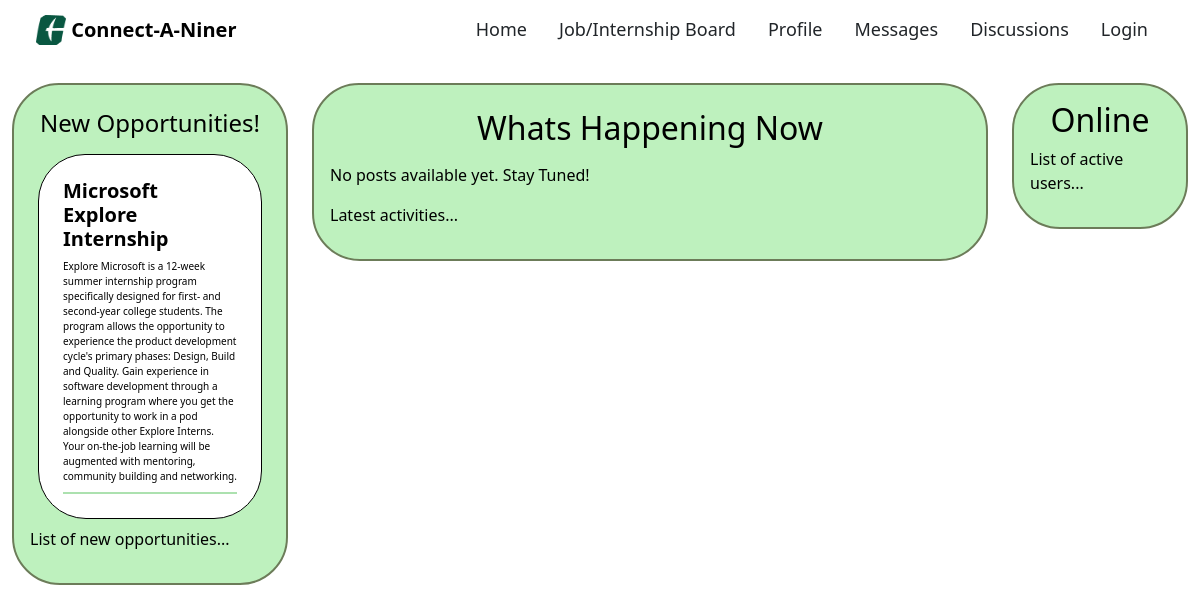
/home/, run on the app's committed database.
### base/models.py (models this page shows, shortened)
class Job(models.Model):
    company = models.ForeignKey(Company, on_delete=models.CASCADE, null=True, blank=True) # foreign key field
    description = models.CharField(max_length=500) # job description
    title = models.CharField(max_length=100) # job title
    location = models.CharField(max_length=100, default="default")     # ubicación del el trabajo
    appliedStatus = models.BooleanField(null=True, default=False)     # allow users to check applied yes/no
    numberOfApplicants = models.IntegerField(default=0)  # increment the count when someone clicks yes to the applied count
    jobLink = models.URLField(unique=True)  # link users can submit and must be unique
    reportCount = models.IntegerField(default=0)    # default report count to 0
    created = models.DateTimeField(auto_now_add=True)
    class Meta:
        ordering = ['-created']

### base/views.py (the view)
# urls.py: path('home/', views.home, name='home'),
def home(request):
    jobs = Job.objects.all()[:15]  # 15 most recent jobs
    posts = Post.objects.all()  # All posts for the feed
    context = {'jobs': jobs, 'posts': posts}
    return render(request, 'base/home.html', context)

### base/templates/base/home.html
{% extends 'base.html' %} {% block content %}
<div class="container-fluid mt-4">
  <div class="row">
    {% include 'base/oppComp.html' %}
    {% include 'base/activityFeedComp.html' %}
    {% include 'base/onlineComp.html' %}
  </div>
</div>
{% endblock %}

### base/templates/base/oppComp.html
{% block content %}
<div class="col-lg-3 col-md-3 col-sm-12">
  <div class="p-3 border border-2" style="border-radius: 47px 48px 48px 48px; background-color: #bef1be; color: black; border-color: #6C7C59 !important">
    <h2 class="text-center fs-4 p-2">New Opportunities!</h2>
      <div class="p-3 bg-white text-black border border-1 border-black m-2" style="border-radius: 47px 48px 48px 48px;">
        {% for job in jobs %}
          <h5 class="m-2 fw-bold fs-5">{{ job.title }}</h5>
          <p class="border-bottom border-2 pb-2 m-2" style="font-size: 0.625rem; border-bottom-color: #ACE1AF !important;">
            {{ job.description }}
          </p>
        {% endfor %}
      </div>
      <p>List of new opportunities...</p>
  </div>
</div>
{% endblock %}

### data on the page
Job: title "Microsoft Explore Internship", description "Explore Microsoft is a 12-week summer internship program specifically designed for first- and second-year college students. The program allows the opportunity to experience the product development cycle's primary phases: Design, Build and Quality. Gain experience in software development through a learning program where you get the opportunity to work in a pod alongside other Explore Interns. Your on-the-job learning will be augmented with mentoring, community building and networking."
